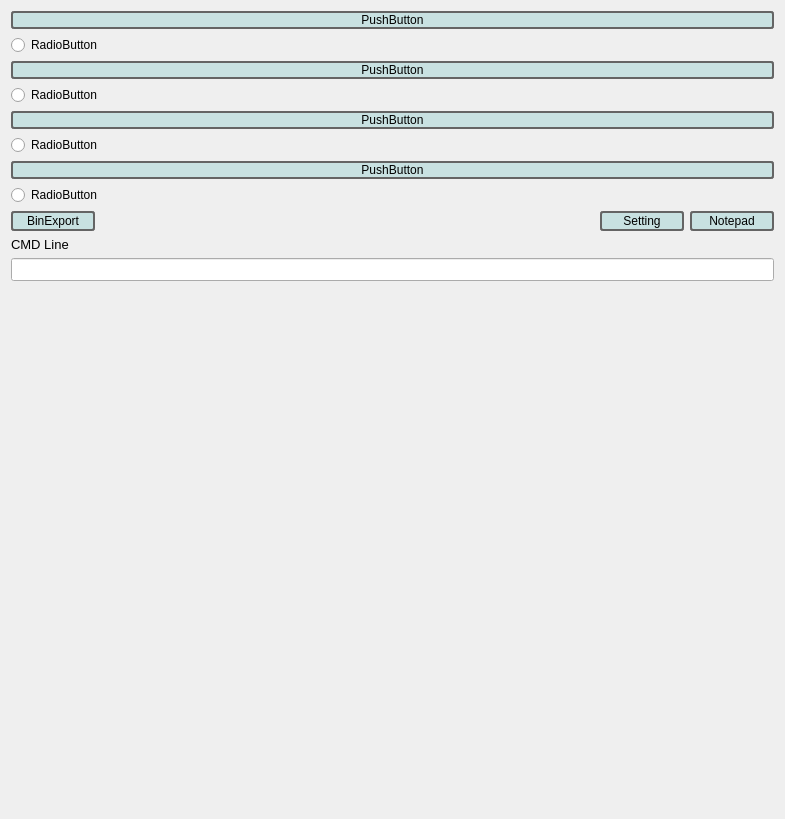
<?xml version="1.0" encoding="UTF-8"?>
<ui version="4.0">
 <class>StartWindow</class>
 <widget class="QWidget" name="StartWindow">
  <property name="windowModality">
   <enum>Qt::ApplicationModal</enum>
  </property>
  <property name="geometry">
   <rect>
    <x>0</x>
    <y>0</y>
    <width>785</width>
    <height>819</height>
   </rect>
  </property>
  <property name="windowTitle">
   <string>StartWindow</string>
  </property>
  <property name="styleSheet">
   <string notr="true">QPushButton {
    border: 2px solid rgb(100,100,100);
    border-radius: 3px;
    background-color: rgb(200,225,225);
    min-width: 80px;
}

QPushButton::hover{
	 background-color: rgb(200,200,200);
}
</string>
  </property>
  <layout class="QVBoxLayout" name="verticalLayout">
   <item>
    <widget class="QPushButton" name="pushButton">
     <property name="text">
      <string>PushButton</string>
     </property>
    </widget>
   </item>
   <item>
    <widget class="QRadioButton" name="radioButton">
     <property name="text">
      <string>RadioButton</string>
     </property>
    </widget>
   </item>
   <item>
    <widget class="QPushButton" name="pushButton_2">
     <property name="text">
      <string>PushButton</string>
     </property>
    </widget>
   </item>
   <item>
    <widget class="QRadioButton" name="radioButton_2">
     <property name="text">
      <string>RadioButton</string>
     </property>
    </widget>
   </item>
   <item>
    <widget class="QPushButton" name="pushButton_3">
     <property name="text">
      <string>PushButton</string>
     </property>
    </widget>
   </item>
   <item>
    <widget class="QRadioButton" name="radioButton_3">
     <property name="text">
      <string>RadioButton</string>
     </property>
    </widget>
   </item>
   <item>
    <widget class="QPushButton" name="pushButton_4">
     <property name="text">
      <string>PushButton</string>
     </property>
    </widget>
   </item>
   <item>
    <widget class="QRadioButton" name="radioButton_4">
     <property name="text">
      <string>RadioButton</string>
     </property>
    </widget>
   </item>
   <item>
    <layout class="QHBoxLayout" name="horizontalLayout">
     <item>
      <widget class="QPushButton" name="binexport_button">
       <property name="minimumSize">
        <size>
         <width>84</width>
         <height>20</height>
        </size>
       </property>
       <property name="toolTip">
        <string>Functionality added thanks to the BinExport project. 
More information can be found at https://github.com/google/binexport</string>
       </property>
       <property name="text">
        <string>BinExport</string>
       </property>
      </widget>
     </item>
     <item>
      <spacer name="horizontalSpacer">
       <property name="orientation">
        <enum>Qt::Horizontal</enum>
       </property>
       <property name="sizeHint" stdset="0">
        <size>
         <width>40</width>
         <height>20</height>
        </size>
       </property>
      </spacer>
     </item>
     <item>
      <widget class="QPushButton" name="setting_button">
       <property name="enabled">
        <bool>true</bool>
       </property>
       <property name="minimumSize">
        <size>
         <width>84</width>
         <height>20</height>
        </size>
       </property>
       <property name="palette">
        <palette>
         <active>
          <colorrole role="WindowText">
           <brush brushstyle="SolidPattern">
            <color alpha="255">
             <red>0</red>
             <green>0</green>
             <blue>0</blue>
            </color>
           </brush>
          </colorrole>
          <colorrole role="Button">
           <brush brushstyle="SolidPattern">
            <color alpha="255">
             <red>200</red>
             <green>225</green>
             <blue>225</blue>
            </color>
           </brush>
          </colorrole>
          <colorrole role="Light">
           <brush brushstyle="SolidPattern">
            <color alpha="255">
             <red>201</red>
             <green>201</green>
             <blue>201</blue>
            </color>
           </brush>
          </colorrole>
          <colorrole role="Midlight">
           <brush brushstyle="SolidPattern">
            <color alpha="255">
             <red>167</red>
             <green>167</green>
             <blue>167</blue>
            </color>
           </brush>
          </colorrole>
          <colorrole role="Dark">
           <brush brushstyle="SolidPattern">
            <color alpha="255">
             <red>67</red>
             <green>67</green>
             <blue>67</blue>
            </color>
           </brush>
          </colorrole>
          <colorrole role="Mid">
           <brush brushstyle="SolidPattern">
            <color alpha="255">
             <red>89</red>
             <green>89</green>
             <blue>89</blue>
            </color>
           </brush>
          </colorrole>
          <colorrole role="Text">
           <brush brushstyle="SolidPattern">
            <color alpha="255">
             <red>0</red>
             <green>0</green>
             <blue>0</blue>
            </color>
           </brush>
          </colorrole>
          <colorrole role="BrightText">
           <brush brushstyle="SolidPattern">
            <color alpha="255">
             <red>70</red>
             <green>113</green>
             <blue>255</blue>
            </color>
           </brush>
          </colorrole>
          <colorrole role="ButtonText">
           <brush brushstyle="SolidPattern">
            <color alpha="255">
             <red>0</red>
             <green>0</green>
             <blue>0</blue>
            </color>
           </brush>
          </colorrole>
          <colorrole role="Base">
           <brush brushstyle="SolidPattern">
            <color alpha="255">
             <red>200</red>
             <green>225</green>
             <blue>225</blue>
            </color>
           </brush>
          </colorrole>
          <colorrole role="Window">
           <brush brushstyle="SolidPattern">
            <color alpha="255">
             <red>200</red>
             <green>225</green>
             <blue>225</blue>
            </color>
           </brush>
          </colorrole>
          <colorrole role="Shadow">
           <brush brushstyle="SolidPattern">
            <color alpha="255">
             <red>0</red>
             <green>0</green>
             <blue>0</blue>
            </color>
           </brush>
          </colorrole>
          <colorrole role="AlternateBase">
           <brush brushstyle="SolidPattern">
            <color alpha="255">
             <red>194</red>
             <green>194</green>
             <blue>194</blue>
            </color>
           </brush>
          </colorrole>
          <colorrole role="NoRole">
           <brush brushstyle="SolidPattern">
            <color alpha="255">
             <red>165</red>
             <green>165</green>
             <blue>165</blue>
            </color>
           </brush>
          </colorrole>
          <colorrole role="ToolTipBase">
           <brush brushstyle="SolidPattern">
            <color alpha="255">
             <red>255</red>
             <green>255</green>
             <blue>220</blue>
            </color>
           </brush>
          </colorrole>
          <colorrole role="ToolTipText">
           <brush brushstyle="SolidPattern">
            <color alpha="255">
             <red>0</red>
             <green>0</green>
             <blue>0</blue>
            </color>
           </brush>
          </colorrole>
         </active>
         <inactive>
          <colorrole role="WindowText">
           <brush brushstyle="SolidPattern">
            <color alpha="255">
             <red>0</red>
             <green>0</green>
             <blue>0</blue>
            </color>
           </brush>
          </colorrole>
          <colorrole role="Button">
           <brush brushstyle="SolidPattern">
            <color alpha="255">
             <red>200</red>
             <green>225</green>
             <blue>225</blue>
            </color>
           </brush>
          </colorrole>
          <colorrole role="Light">
           <brush brushstyle="SolidPattern">
            <color alpha="255">
             <red>201</red>
             <green>201</green>
             <blue>201</blue>
            </color>
           </brush>
          </colorrole>
          <colorrole role="Midlight">
           <brush brushstyle="SolidPattern">
            <color alpha="255">
             <red>167</red>
             <green>167</green>
             <blue>167</blue>
            </color>
           </brush>
          </colorrole>
          <colorrole role="Dark">
           <brush brushstyle="SolidPattern">
            <color alpha="255">
             <red>67</red>
             <green>67</green>
             <blue>67</blue>
            </color>
           </brush>
          </colorrole>
          <colorrole role="Mid">
           <brush brushstyle="SolidPattern">
            <color alpha="255">
             <red>89</red>
             <green>89</green>
             <blue>89</blue>
            </color>
           </brush>
          </colorrole>
          <colorrole role="Text">
           <brush brushstyle="SolidPattern">
            <color alpha="255">
             <red>0</red>
             <green>0</green>
             <blue>0</blue>
            </color>
           </brush>
          </colorrole>
          <colorrole role="BrightText">
           <brush brushstyle="SolidPattern">
            <color alpha="255">
             <red>70</red>
             <green>113</green>
             <blue>255</blue>
            </color>
           </brush>
          </colorrole>
          <colorrole role="ButtonText">
           <brush brushstyle="SolidPattern">
            <color alpha="255">
             <red>0</red>
             <green>0</green>
             <blue>0</blue>
            </color>
           </brush>
          </colorrole>
          <colorrole role="Base">
           <brush brushstyle="SolidPattern">
            <color alpha="255">
             <red>200</red>
             <green>225</green>
             <blue>225</blue>
            </color>
           </brush>
          </colorrole>
          <colorrole role="Window">
           <brush brushstyle="SolidPattern">
            <color alpha="255">
             <red>200</red>
             <green>225</green>
             <blue>225</blue>
            </color>
           </brush>
          </colorrole>
          <colorrole role="Shadow">
           <brush brushstyle="SolidPattern">
            <color alpha="255">
             <red>0</red>
             <green>0</green>
             <blue>0</blue>
            </color>
           </brush>
          </colorrole>
          <colorrole role="AlternateBase">
           <brush brushstyle="SolidPattern">
            <color alpha="255">
             <red>194</red>
             <green>194</green>
             <blue>194</blue>
            </color>
           </brush>
          </colorrole>
          <colorrole role="NoRole">
           <brush brushstyle="SolidPattern">
            <color alpha="255">
             <red>165</red>
             <green>165</green>
             <blue>165</blue>
            </color>
           </brush>
          </colorrole>
          <colorrole role="ToolTipBase">
           <brush brushstyle="SolidPattern">
            <color alpha="255">
             <red>255</red>
             <green>255</green>
             <blue>220</blue>
            </color>
           </brush>
          </colorrole>
          <colorrole role="ToolTipText">
           <brush brushstyle="SolidPattern">
            <color alpha="255">
             <red>0</red>
             <green>0</green>
             <blue>0</blue>
            </color>
           </brush>
          </colorrole>
         </inactive>
         <disabled>
          <colorrole role="WindowText">
           <brush brushstyle="SolidPattern">
            <color alpha="255">
             <red>67</red>
             <green>67</green>
             <blue>67</blue>
            </color>
           </brush>
          </colorrole>
          <colorrole role="Button">
           <brush brushstyle="SolidPattern">
            <color alpha="255">
             <red>200</red>
             <green>225</green>
             <blue>225</blue>
            </color>
           </brush>
          </colorrole>
          <colorrole role="Light">
           <brush brushstyle="SolidPattern">
            <color alpha="255">
             <red>201</red>
             <green>201</green>
             <blue>201</blue>
            </color>
           </brush>
          </colorrole>
          <colorrole role="Midlight">
           <brush brushstyle="SolidPattern">
            <color alpha="255">
             <red>167</red>
             <green>167</green>
             <blue>167</blue>
            </color>
           </brush>
          </colorrole>
          <colorrole role="Dark">
           <brush brushstyle="SolidPattern">
            <color alpha="255">
             <red>67</red>
             <green>67</green>
             <blue>67</blue>
            </color>
           </brush>
          </colorrole>
          <colorrole role="Mid">
           <brush brushstyle="SolidPattern">
            <color alpha="255">
             <red>89</red>
             <green>89</green>
             <blue>89</blue>
            </color>
           </brush>
          </colorrole>
          <colorrole role="Text">
           <brush brushstyle="SolidPattern">
            <color alpha="255">
             <red>67</red>
             <green>67</green>
             <blue>67</blue>
            </color>
           </brush>
          </colorrole>
          <colorrole role="BrightText">
           <brush brushstyle="SolidPattern">
            <color alpha="255">
             <red>70</red>
             <green>113</green>
             <blue>255</blue>
            </color>
           </brush>
          </colorrole>
          <colorrole role="ButtonText">
           <brush brushstyle="SolidPattern">
            <color alpha="255">
             <red>67</red>
             <green>67</green>
             <blue>67</blue>
            </color>
           </brush>
          </colorrole>
          <colorrole role="Base">
           <brush brushstyle="SolidPattern">
            <color alpha="255">
             <red>200</red>
             <green>225</green>
             <blue>225</blue>
            </color>
           </brush>
          </colorrole>
          <colorrole role="Window">
           <brush brushstyle="SolidPattern">
            <color alpha="255">
             <red>200</red>
             <green>225</green>
             <blue>225</blue>
            </color>
           </brush>
          </colorrole>
          <colorrole role="Shadow">
           <brush brushstyle="SolidPattern">
            <color alpha="255">
             <red>0</red>
             <green>0</green>
             <blue>0</blue>
            </color>
           </brush>
          </colorrole>
          <colorrole role="AlternateBase">
           <brush brushstyle="SolidPattern">
            <color alpha="255">
             <red>134</red>
             <green>134</green>
             <blue>134</blue>
            </color>
           </brush>
          </colorrole>
          <colorrole role="NoRole">
           <brush brushstyle="SolidPattern">
            <color alpha="255">
             <red>165</red>
             <green>165</green>
             <blue>165</blue>
            </color>
           </brush>
          </colorrole>
          <colorrole role="ToolTipBase">
           <brush brushstyle="SolidPattern">
            <color alpha="255">
             <red>255</red>
             <green>255</green>
             <blue>220</blue>
            </color>
           </brush>
          </colorrole>
          <colorrole role="ToolTipText">
           <brush brushstyle="SolidPattern">
            <color alpha="255">
             <red>0</red>
             <green>0</green>
             <blue>0</blue>
            </color>
           </brush>
          </colorrole>
         </disabled>
        </palette>
       </property>
       <property name="acceptDrops">
        <bool>false</bool>
       </property>
       <property name="toolTip">
        <string>&lt;html&gt;&lt;head/&gt;&lt;body&gt;&lt;p&gt;Open settings form ...&lt;/p&gt;&lt;/body&gt;&lt;/html&gt;</string>
       </property>
       <property name="styleSheet">
        <string notr="true"/>
       </property>
       <property name="text">
        <string>Setting</string>
       </property>
      </widget>
     </item>
     <item>
      <widget class="QPushButton" name="notepad_button">
       <property name="minimumSize">
        <size>
         <width>84</width>
         <height>20</height>
        </size>
       </property>
       <property name="palette">
        <palette>
         <active>
          <colorrole role="Button">
           <brush brushstyle="SolidPattern">
            <color alpha="255">
             <red>200</red>
             <green>225</green>
             <blue>225</blue>
            </color>
           </brush>
          </colorrole>
          <colorrole role="ButtonText">
           <brush brushstyle="SolidPattern">
            <color alpha="255">
             <red>0</red>
             <green>0</green>
             <blue>0</blue>
            </color>
           </brush>
          </colorrole>
          <colorrole role="Base">
           <brush brushstyle="SolidPattern">
            <color alpha="255">
             <red>200</red>
             <green>225</green>
             <blue>225</blue>
            </color>
           </brush>
          </colorrole>
          <colorrole role="Window">
           <brush brushstyle="SolidPattern">
            <color alpha="255">
             <red>200</red>
             <green>225</green>
             <blue>225</blue>
            </color>
           </brush>
          </colorrole>
         </active>
         <inactive>
          <colorrole role="Button">
           <brush brushstyle="SolidPattern">
            <color alpha="255">
             <red>200</red>
             <green>225</green>
             <blue>225</blue>
            </color>
           </brush>
          </colorrole>
          <colorrole role="ButtonText">
           <brush brushstyle="SolidPattern">
            <color alpha="255">
             <red>0</red>
             <green>0</green>
             <blue>0</blue>
            </color>
           </brush>
          </colorrole>
          <colorrole role="Base">
           <brush brushstyle="SolidPattern">
            <color alpha="255">
             <red>200</red>
             <green>225</green>
             <blue>225</blue>
            </color>
           </brush>
          </colorrole>
          <colorrole role="Window">
           <brush brushstyle="SolidPattern">
            <color alpha="255">
             <red>200</red>
             <green>225</green>
             <blue>225</blue>
            </color>
           </brush>
          </colorrole>
         </inactive>
         <disabled>
          <colorrole role="Button">
           <brush brushstyle="SolidPattern">
            <color alpha="255">
             <red>200</red>
             <green>225</green>
             <blue>225</blue>
            </color>
           </brush>
          </colorrole>
          <colorrole role="ButtonText">
           <brush brushstyle="SolidPattern">
            <color alpha="255">
             <red>120</red>
             <green>120</green>
             <blue>120</blue>
            </color>
           </brush>
          </colorrole>
          <colorrole role="Base">
           <brush brushstyle="SolidPattern">
            <color alpha="255">
             <red>200</red>
             <green>225</green>
             <blue>225</blue>
            </color>
           </brush>
          </colorrole>
          <colorrole role="Window">
           <brush brushstyle="SolidPattern">
            <color alpha="255">
             <red>200</red>
             <green>225</green>
             <blue>225</blue>
            </color>
           </brush>
          </colorrole>
         </disabled>
        </palette>
       </property>
       <property name="toolTip">
        <string>&lt;html&gt;&lt;head/&gt;&lt;body&gt;&lt;p&gt;Create your own notepad, which will be available when working with the plugin ...&lt;br/&gt;Ida has its own notepad, but it is only available for the specific file being disassembled...&lt;br/&gt;&lt;br/&gt;Ida имеет свой собственный блокнот, но он доступен только для конкретного дизассемблируемого файла...&lt;br/&gt;Создайте свой собственный блокнот, который будет доступен при работе с плагином ...&lt;/p&gt;&lt;/body&gt;&lt;/html&gt;</string>
       </property>
       <property name="text">
        <string>Notepad</string>
       </property>
      </widget>
     </item>
    </layout>
   </item>
   <item>
    <widget class="QLabel" name="label">
     <property name="font">
      <font>
       <pointsize>10</pointsize>
      </font>
     </property>
     <property name="cursor">
      <cursorShape>IBeamCursor</cursorShape>
     </property>
     <property name="text">
      <string>CMD Line</string>
     </property>
     <property name="margin">
      <number>2</number>
     </property>
    </widget>
   </item>
   <item>
    <widget class="QLineEdit" name="lineEdit_CMDLine">
     <property name="font">
      <font>
       <pointsize>10</pointsize>
      </font>
     </property>
    </widget>
   </item>
   <item>
    <spacer name="verticalSpacer">
     <property name="orientation">
      <enum>Qt::Vertical</enum>
     </property>
     <property name="sizeHint" stdset="0">
      <size>
       <width>20</width>
       <height>40</height>
      </size>
     </property>
    </spacer>
   </item>
  </layout>
 </widget>
 <layoutdefault spacing="6" margin="11"/>
 <resources/>
 <connections/>
</ui>
